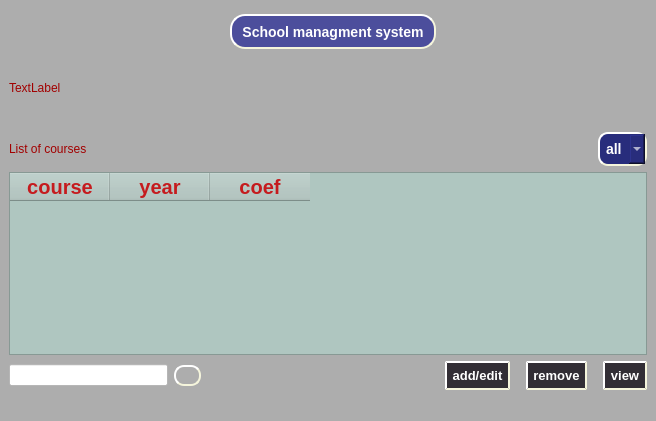
<?xml version="1.0" encoding="UTF-8"?>
<ui version="4.0">
 <class>coursewindow</class>
 <widget class="QMainWindow" name="coursewindow">
  <property name="geometry">
   <rect>
    <x>0</x>
    <y>0</y>
    <width>656</width>
    <height>421</height>
   </rect>
  </property>
  <property name="windowTitle">
   <string>MainWindow</string>
  </property>
  <property name="styleSheet">
   <string notr="true">background-color: rgb(173, 173, 173);
</string>
  </property>
  <widget class="QWidget" name="centralwidget">
   <layout class="QVBoxLayout" name="verticalLayout">
    <item alignment="Qt::AlignHCenter">
     <widget class="QPushButton" name="pushButton_6">
      <property name="sizePolicy">
       <sizepolicy hsizetype="Fixed" vsizetype="Fixed">
        <horstretch>0</horstretch>
        <verstretch>0</verstretch>
       </sizepolicy>
      </property>
      <property name="minimumSize">
       <size>
        <width>216</width>
        <height>35</height>
       </size>
      </property>
      <property name="maximumSize">
       <size>
        <width>16777215</width>
        <height>24</height>
       </size>
      </property>
      <property name="sizeIncrement">
       <size>
        <width>300</width>
        <height>100</height>
       </size>
      </property>
      <property name="styleSheet">
       <string notr="true">font: 900 11pt &quot;Segoe UI Black&quot;;
border-radius: 15px;
margin-left: 10px; border-radius: 15px; background: #282d7c; color: #4A0C46;
background-color: rgb(40, 45, 124);
background-color: rgb(76, 78, 156);
color : white;
 border-style: outset;
     border-width: 2px;
     border-radius: 15px;
     border-color: beige;
     font: bold 14px;
     min-width: 10em;
     padding: 6px;</string>
      </property>
      <property name="text">
       <string>School managment system</string>
      </property>
      <property name="iconSize">
       <size>
        <width>20</width>
        <height>16</height>
       </size>
      </property>
     </widget>
    </item>
    <item>
     <spacer name="verticalSpacer_2">
      <property name="orientation">
       <enum>Qt::Vertical</enum>
      </property>
      <property name="sizeHint" stdset="0">
       <size>
        <width>20</width>
        <height>40</height>
       </size>
      </property>
     </spacer>
    </item>
    <item>
     <widget class="QLabel" name="QTotalC">
      <property name="styleSheet">
       <string notr="true">font: 700 18pt &quot;Perpetua&quot;;
color: rgb(162, 0, 0);</string>
      </property>
      <property name="text">
       <string>TextLabel</string>
      </property>
     </widget>
    </item>
    <item>
     <spacer name="verticalSpacer">
      <property name="orientation">
       <enum>Qt::Vertical</enum>
      </property>
      <property name="sizeHint" stdset="0">
       <size>
        <width>20</width>
        <height>40</height>
       </size>
      </property>
     </spacer>
    </item>
    <item>
     <layout class="QHBoxLayout" name="horizontalLayout_2">
      <item>
       <widget class="QLabel" name="label">
        <property name="styleSheet">
         <string notr="true">font: 700 18pt &quot;Perpetua&quot;;
color: rgb(162, 0, 0);</string>
        </property>
        <property name="text">
         <string>List of courses</string>
        </property>
       </widget>
      </item>
      <item alignment="Qt::AlignRight">
       <widget class="QComboBox" name="comboBox">
        <property name="styleSheet">
         <string notr="true">border-color: rgb(255, 197, 115);
font: 900 11pt &quot;Segoe UI Black&quot;;
border-radius: 5px;
margin-left: 10px; border-radius: 15px; background: #282d7c; color: #4A0C46;
color : white;
 border-style: outset;
     border-width: 2px;
     border-radius: 10px;
     border-color: beige;
     font: bold 14px;
     min-width: 2em;
     padding: 6px;</string>
        </property>
        <item>
         <property name="text">
          <string>all</string>
         </property>
        </item>
        <item>
         <property name="text">
          <string>1</string>
         </property>
        </item>
        <item>
         <property name="text">
          <string>2</string>
         </property>
        </item>
        <item>
         <property name="text">
          <string>3</string>
         </property>
        </item>
        <item>
         <property name="text">
          <string>4</string>
         </property>
        </item>
        <item>
         <property name="text">
          <string>5</string>
         </property>
        </item>
       </widget>
      </item>
     </layout>
    </item>
    <item>
     <widget class="QTableWidget" name="tableWidget">
      <property name="styleSheet">
       <string notr="true">background-color: rgb(175, 198, 192);
font: 600 11pt &quot;Segoe UI Semibold&quot;;</string>
      </property>
      <property name="editTriggers">
       <set>QAbstractItemView::NoEditTriggers</set>
      </property>
      <column>
       <property name="text">
        <string>course</string>
       </property>
       <property name="font">
        <font>
         <pointsize>15</pointsize>
         <bold>true</bold>
        </font>
       </property>
       <property name="foreground">
        <brush brushstyle="SolidPattern">
         <color alpha="255">
          <red>197</red>
          <green>27</green>
          <blue>30</blue>
         </color>
        </brush>
       </property>
      </column>
      <column>
       <property name="text">
        <string>year</string>
       </property>
       <property name="font">
        <font>
         <pointsize>15</pointsize>
         <bold>true</bold>
        </font>
       </property>
       <property name="foreground">
        <brush brushstyle="SolidPattern">
         <color alpha="255">
          <red>197</red>
          <green>27</green>
          <blue>30</blue>
         </color>
        </brush>
       </property>
      </column>
      <column>
       <property name="text">
        <string>coef</string>
       </property>
       <property name="font">
        <font>
         <pointsize>15</pointsize>
         <bold>true</bold>
        </font>
       </property>
       <property name="foreground">
        <brush brushstyle="SolidPattern">
         <color alpha="255">
          <red>197</red>
          <green>27</green>
          <blue>30</blue>
         </color>
        </brush>
       </property>
      </column>
     </widget>
    </item>
    <item>
     <layout class="QHBoxLayout" name="horizontalLayout">
      <item>
       <widget class="QLineEdit" name="search">
        <property name="styleSheet">
         <string notr="true">background-color: rgb(255, 255, 255);</string>
        </property>
       </widget>
      </item>
      <item>
       <widget class="QPushButton" name="searchButton">
        <property name="styleSheet">
         <string notr="true"> border-style: outset;
     border-width: 1.5px;
     border-radius: 10px;
     border-color: beige;
     font: bold 4px;
     min-width: 2em;
     padding: 6px;</string>
        </property>
        <property name="text">
         <string/>
        </property>
       </widget>
      </item>
      <item>
       <spacer name="horizontalSpacer">
        <property name="orientation">
         <enum>Qt::Horizontal</enum>
        </property>
        <property name="sizeHint" stdset="0">
         <size>
          <width>228</width>
          <height>20</height>
         </size>
        </property>
       </spacer>
      </item>
      <item>
       <widget class="QPushButton" name="add_button">
        <property name="styleSheet">
         <string notr="true">font: 900 11pt &quot;Segoe UI Black&quot;;
border-radius: 15px;
margin-left: 10px; border-radius: 15px; background: rgba(49, 45, 52, 253); color: #4A0C46;
color : white;
 border-style: outset;
     border-width: 2px;
     border-radius: 15px;
     border-color: beige;
     font: bold 13px;
     min-width: 4em;
     padding: 5px;</string>
        </property>
        <property name="text">
         <string>add/edit</string>
        </property>
       </widget>
      </item>
      <item>
       <widget class="QPushButton" name="remove_button">
        <property name="styleSheet">
         <string notr="true">font: 900 11pt &quot;Segoe UI Black&quot;;
border-radius: 15px;
margin-left: 10px; border-radius: 15px; background: rgba(49, 45, 52, 253); color: #4A0C46;
color : white;
 border-style: outset;
     border-width: 2px;
     border-radius: 15px;
     border-color: beige;
     font: bold 13px;
     min-width: 4em;
     padding: 5px;</string>
        </property>
        <property name="text">
         <string>remove</string>
        </property>
       </widget>
      </item>
      <item>
       <widget class="QPushButton" name="view_button">
        <property name="styleSheet">
         <string notr="true">font: 900 11pt &quot;Segoe UI Black&quot;;
border-radius: 15px;
margin-left: 10px; border-radius: 15px; background: rgba(49, 45, 52, 253); color: #4A0C46;
color : white;
 border-style: outset;
     border-width: 2px;
     border-radius: 15px;
     border-color: beige;
     font: bold 13px;
     min-width: 4em;
     padding: 5px;</string>
        </property>
        <property name="text">
         <string>view</string>
        </property>
       </widget>
      </item>
     </layout>
    </item>
   </layout>
  </widget>
  <widget class="QStatusBar" name="statusbar"/>
 </widget>
 <resources/>
 <connections/>
</ui>
